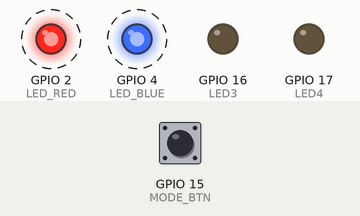
Bench run of a sketch on a simulated ESP32. Parts: output pins drawn as LEDs (lit = HIGH). Dashed ring = blinking. Inputs (shaded band) come from the test bench; at power-on: GPIO 15 (MODE_BTN) HIGH. WiFi joins after 1.5 s; servers stay silent unless stated; EEPROM starts erased; what the sketch prints to the serial monitor is not drawn. At 12.6 s the program puts the board to deep sleep or switches it off; the recording ends there.

Above: at 1.63 s.
2.0 s: GPIO 15 (MODE_BTN) pulled LOW for 0.15 s
At 5.0 s:
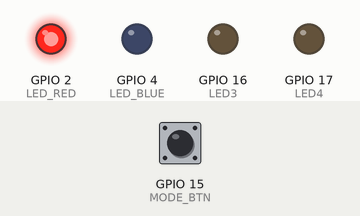
5.1 s: GPIO 15 (MODE_BTN) pulled LOW for 1 s
At 9.0 s:
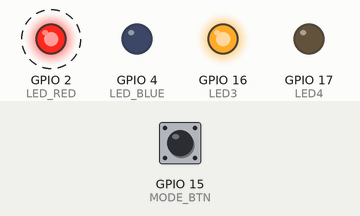
9.1 s: GPIO 15 (MODE_BTN) driven LOW
At 10.6 s:
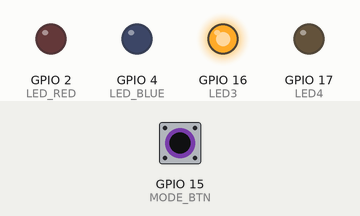
12.1 s: GPIO 15 (MODE_BTN) pulsed HIGH 2 times (0.12 s each, 0.3 s apart)
Timing chart, 0 to 12.6 s (numbered marks = the images above; inputs shaded):
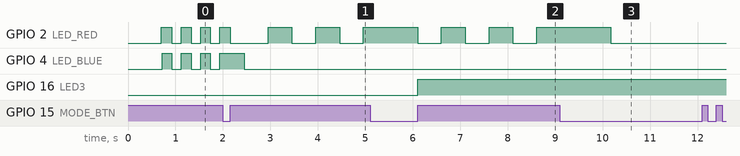

The sketch:

esp32_4mode_resetWifi.ino
```cpp
#include <WiFi.h>
#include <Preferences.h>
#include <WiFiManager.h>

//HARDWARE

#define MODE_BTN 15

#define LED_RED   2
#define LED_BLUE  4
#define LED3     16
#define LED4     17

//WIFI

#define WIFI_COUNT 6
#define WIFI_TRY_TIME 15000

const char* ssids[WIFI_COUNT] = {
  "COFE_D",
  "COFE_8451F",
  "COFE_E",
  "COFE_A",
  "COFE_B",
  "COFE_C"
};

const char* passwords[WIFI_COUNT] = {
  "COFE12345D",
  "12345678",
  "COFE12345E",
  "COFE_12345A",
  "COFE12345B",
  "COFE12345C"
};

Preferences preferences;

int mode = 1;
bool lastBtn = HIGH;

int wifiIndex = 0;
unsigned long wifiStartTime = 0;
bool wifiTrying = false;

bool hotspotStarted = false;
bool inConfigMode = false;
bool ledState = false;
unsigned long lastBlink = 0;

//LED STATUS

void ledSearching() {
  if (millis() - lastBlink > 500) {
    lastBlink = millis();
    ledState = !ledState;
    digitalWrite(LED_RED, ledState);
    digitalWrite(LED_BLUE, LOW);
  }
}

void ledConnecting() {
  if (millis() - lastBlink > 200) {
    lastBlink = millis();
    ledState = !ledState;
    digitalWrite(LED_RED, ledState);
    digitalWrite(LED_BLUE, ledState);
  }
}

void ledConnected() {
  digitalWrite(LED_RED, LOW);
  digitalWrite(LED_BLUE, HIGH);
}

void ledConfigMode() {
  if (millis() - lastBlink > 300) {
    lastBlink = millis();
    ledState = !ledState;
    digitalWrite(LED_RED, ledState);
    digitalWrite(LED_BLUE, !ledState);
  }
}

//LED MDE

void setModeLEDs() {
  digitalWrite(LED_RED,  mode == 1);
  digitalWrite(LED_BLUE, mode == 2);
  digitalWrite(LED3,     mode == 3);
  digitalWrite(LED4,     mode == 4);
}

void startWiFi() {
  Serial.println("\n WiFi RESET & START");

  WiFi.disconnect(true, true);
  delay(500);

  WiFi.mode(WIFI_STA);
  WiFi.setSleep(false);

  wifiIndex = 0;
  wifiTrying = false;
}

void wifiTask() {

  if (WiFi.status() == WL_CONNECTED) {
    static unsigned long logT = 0;
    if (millis() - logT > 4000) {
      Serial.print(" CONNECTED → ");
      Serial.print(WiFi.SSID());
      Serial.print(" | IP: ");
      Serial.println(WiFi.localIP());
      logT = millis();
    }
    ledConnected();
    return;
  }

  if (!wifiTrying) {
    Serial.print("➡ Trying: ");
    Serial.println(ssids[wifiIndex]);

    WiFi.begin(ssids[wifiIndex], passwords[wifiIndex]);
    wifiStartTime = millis();
    wifiTrying = true;
    return;
  }

  if (millis() - wifiStartTime < WIFI_TRY_TIME) {
    ledConnecting();
    return;
  }

  Serial.println(" Timeout");
  WiFi.disconnect(true);
  delay(300);

  wifiIndex++;
  if (wifiIndex >= WIFI_COUNT) wifiIndex = 0;
  wifiTrying = false;
}

//WIFI MANAGER

void startWiFiManagerAP() {
  Serial.println("\n=== CONFIG MODE ===");
  inConfigMode = true;

  WiFi.disconnect(true);
  delay(500);

  WiFiManager wm;
  wm.setConfigPortalTimeout(120);

  if (wm.autoConnect("COFE-SETUP", "12345678")) {
    Serial.println(" Credentials Saved");

    preferences.begin("WifiCred", false);
    preferences.putString("ssid", WiFi.SSID());
    preferences.putString("password", WiFi.psk());
    preferences.end();
  }

  inConfigMode = false;
  hotspotStarted = false;
}

void setup() {
  Serial.begin(115200);

  pinMode(MODE_BTN, INPUT_PULLUP);

  pinMode(LED_RED, OUTPUT);
  pinMode(LED_BLUE, OUTPUT);
  pinMode(LED3, OUTPUT);
  pinMode(LED4, OUTPUT);

  Serial.println("\n ESP32 BOOT");

  delay(200);
  if (digitalRead(MODE_BTN) == LOW) {
    Serial.println(" Config Button Hold");
    startWiFiManagerAP();
  }

  startWiFi();
  setModeLEDs();
}

void loop() {

  bool btn = digitalRead(MODE_BTN);

  if (lastBtn == HIGH && btn == LOW) {
    delay(50);

    unsigned long pressT = millis();
    while (digitalRead(MODE_BTN) == LOW) {
      if (millis() - pressT > 1000) {
        hotspotStarted = true;
        break;
      }
    }

    if (!hotspotStarted) {
      mode++;
      if (mode > 4) mode = 1;

      Serial.print("\n MODE = ");
      Serial.println(mode);

      if (mode == 1) startWiFi();
      else if (mode == 2) {
        Serial.println(" WiFi OFF");
        WiFi.disconnect(true);
        WiFi.mode(WIFI_OFF);
      }
      else if (mode == 3) {
        Serial.println("Light Sleep");
        WiFi.setSleep(true);
      }
      else if (mode == 4) {
        Serial.println(" Deep Sleep 30s");
        delay(200);
        esp_deep_sleep(30 * 1000000LL);
      }
    }

    setModeLEDs();
  }

  lastBtn = btn;

  if (hotspotStarted && !inConfigMode) {
    startWiFiManagerAP();
  }

  if (inConfigMode) {
    ledConfigMode();
    return;
  }

  if (mode == 1) {
    wifiTask();
  } else {
    ledSearching();
  }

  delay(20);
}
```

Measured:
- after the input at 5.1 s, GPIO 16 (LED3): LOW → HIGH after 1.0 s
- after the input at 12.1 s, every drawn part: stays the same
- by itself, GPIO 2 (LED_RED): alternates HIGH for 0.50 s and LOW for 0.50 s
